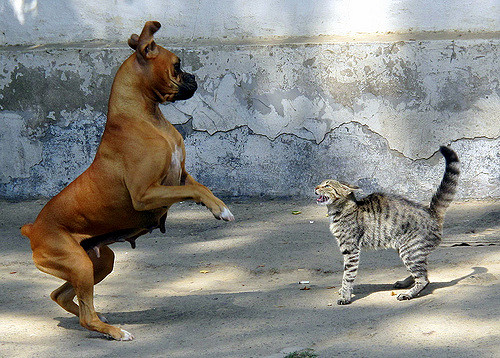
#> input picture test/test_images/cat_dog.jpg, 500 x 358 px, found by its file name
$ python generate_labels.py
#> lines starting #> are read from the running program, lines starting #| are printed output that depends on the picture
#> further down, img_array is the input picture: shape (358, 500, 3); mean R, G, B 137, 137.5, 133.6
from PIL import Image
from matplotlib import pyplot as plt
import cv2
import numpy as np
from numpy import ndarray

from model import Deeplabv3


def generate_image_labels(image: ndarray, trained_width=512, mean_subtraction_value=127.5):
    # resize to max dimension of images from training dataset
#> called with trained_width = 512, mean_subtraction_value = 127.5
    w, h, _ = image.shape
#> w = 358; h = 500
    ratio = float(trained_width) / np.max([w, h])
#> ratio = 1.02
    resized_image = cv2.resize(image, (int(ratio * h), int(ratio * w)))
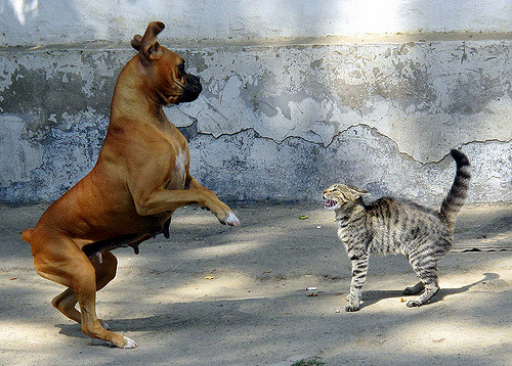
#> resized_image: shape (366, 512, 3); mean R, G, B 136.9, 137.4, 133.4

    # apply normalization for trained dataset images
    resized_image = (resized_image / mean_subtraction_value) - 1.

    # pad to square image to match training images
    pad_x = int(trained_width - resized_image.shape[0])
#> pad_x = 146
    pad_y = int(trained_width - resized_image.shape[1])
#> pad_y = 0
    resized_image = np.pad(resized_image, ((0, pad_x), (0, pad_y), (0, 0)), mode='constant')
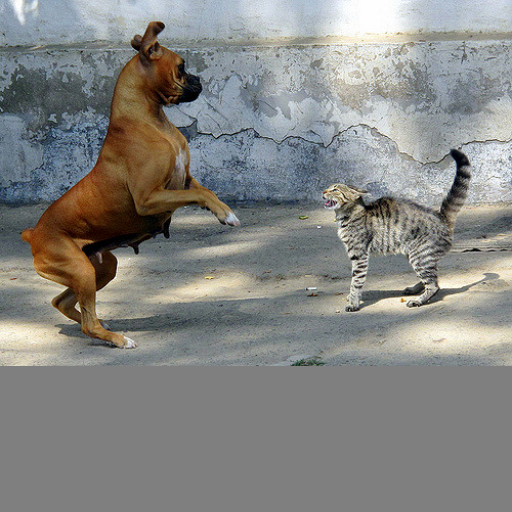
#> resized_image: shape (512, 512, 3) float64; mean R, G, B 0.0526, 0.0553, 0.0332; drawn with min black and max white

    # make prediction
#> (the run stopped early here; a loop or call above may not have finished)

$ run again, with test/test_images/baby_cal.jpg copied over test/test_images/cat_dog.jpg
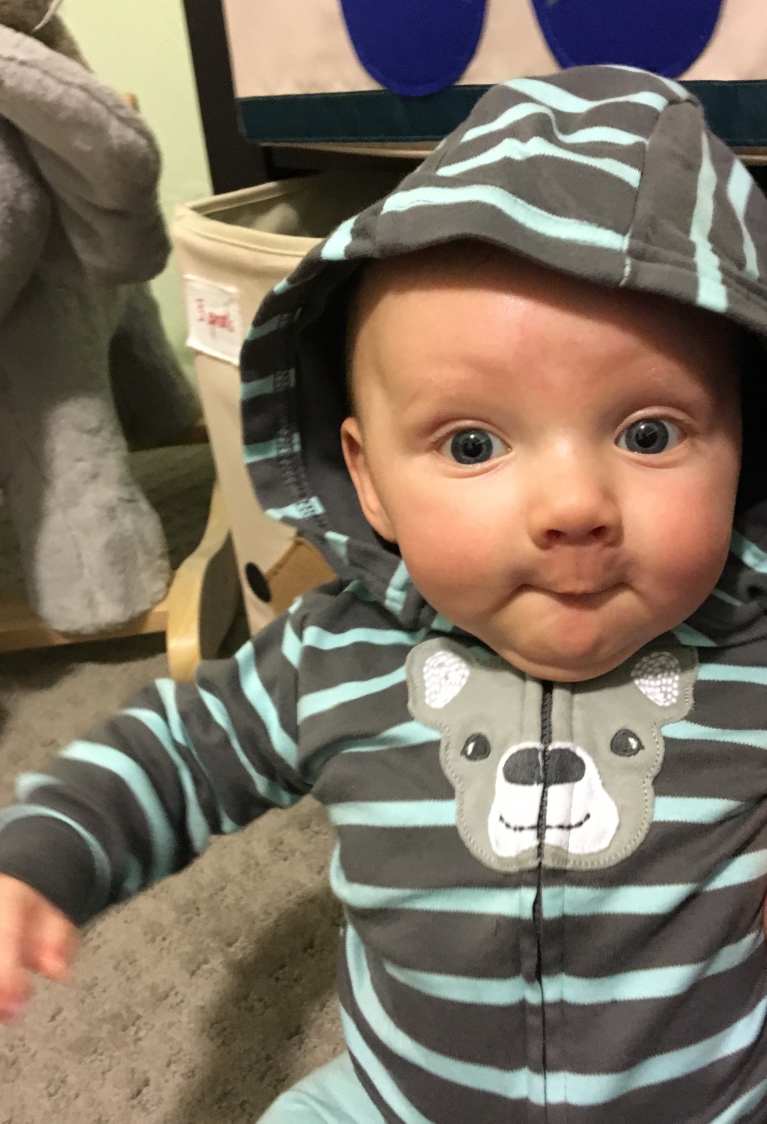
#> input picture test/test_images/baby_cal.jpg, 2300 x 3370 px, found by its file name (shown at 1/3 size)
#> img_array is the input picture: shape (3370, 2300, 3); mean R, G, B 126, 113.7, 98.4
#> in generate_image_labels, `resized_image = cv2.resize(image, (int(ratio * h), int(ratio * w)))`:
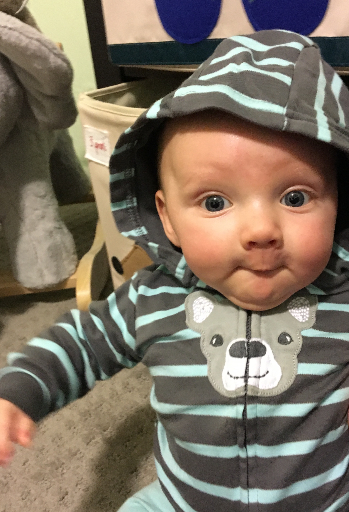
#> resized_image: shape (512, 349, 3); mean R, G, B 125.9, 113.6, 98.3
#> in generate_image_labels, `resized_image = np.pad(resized_image, ((0, pad_x), (0, pad_y), (0, 0))..`:
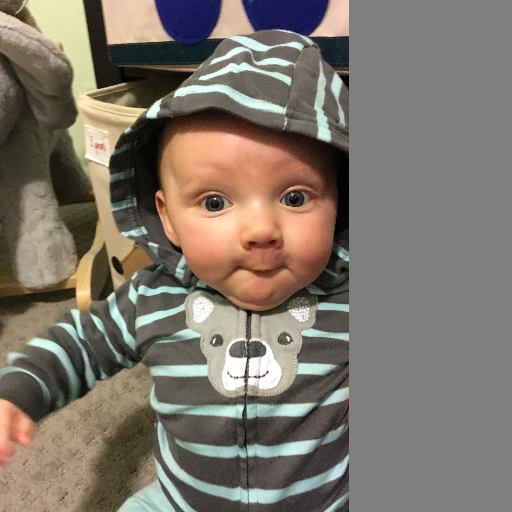
#> resized_image: shape (512, 512, 3) float64; mean R, G, B -0.00858, -0.0745, -0.156; drawn with min black and max white

$ run again, with test/test_images/baptist400.jpg copied over test/test_images/cat_dog.jpg
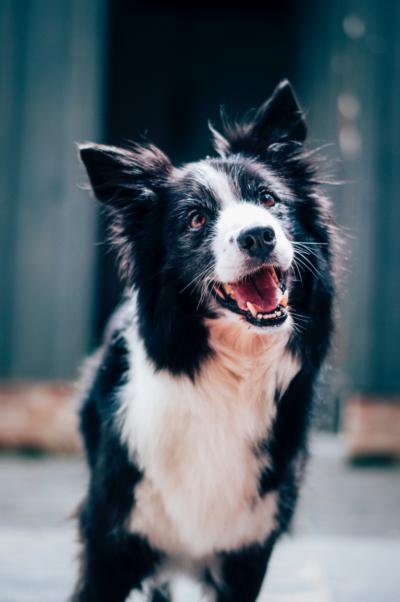
#> input picture test/test_images/baptist400.jpg, 400 x 602 px, found by its file name
#> img_array is the input picture: shape (602, 400, 3); mean R, G, B 84.7, 96.5, 104.6
#> in generate_image_labels, `resized_image = np.pad(resized_image, ((0, pad_x), (0, pad_y), (0, 0))..`:
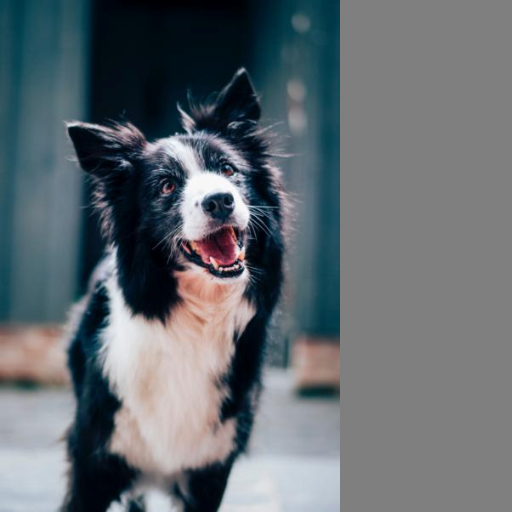
#> resized_image: shape (512, 512, 3) float64; mean R, G, B -0.224, -0.162, -0.12; drawn with min black and max white

$ run again, with test/test_images/cat.jpg copied over test/test_images/cat_dog.jpg
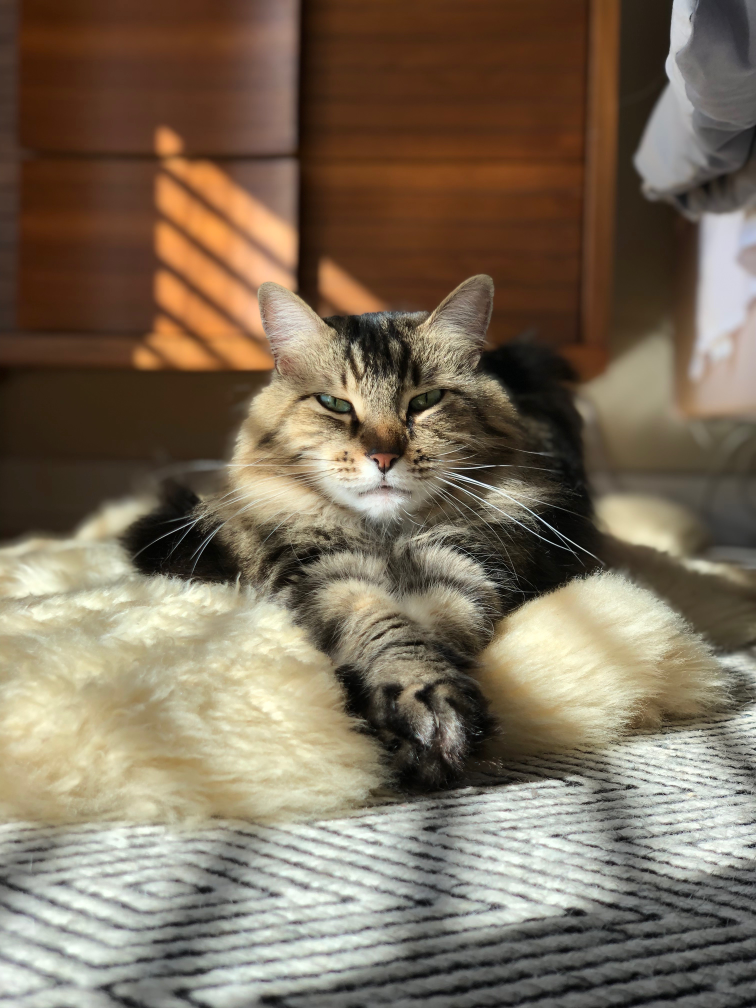
#> input picture test/test_images/cat.jpg, 3024 x 4032 px, found by its file name (shown at 1/4 size)
#> img_array is the input picture: shape (4032, 3024, 3); mean R, G, B 124.1, 109.7, 90.8
#> in generate_image_labels, `resized_image = cv2.resize(image, (int(ratio * h), int(ratio * w)))`:
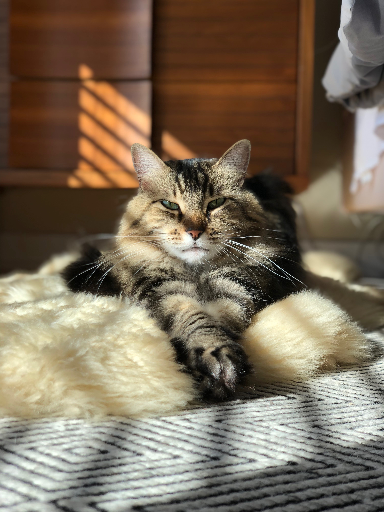
#> resized_image: shape (512, 384, 3); mean R, G, B 124.1, 109.6, 90.7
#> in generate_image_labels, `resized_image = np.pad(resized_image, ((0, pad_x), (0, pad_y), (0, 0))..`:
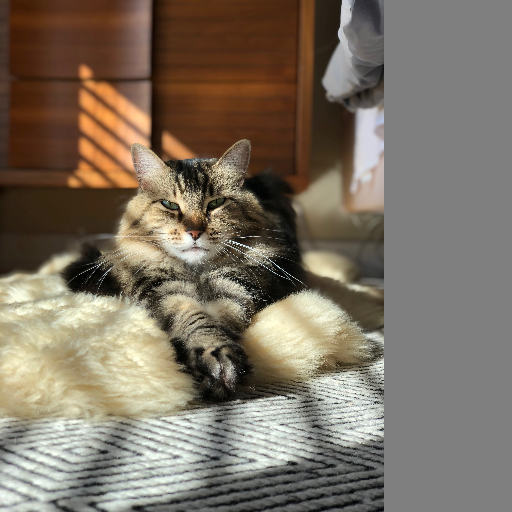
#> resized_image: shape (512, 512, 3) float64; mean R, G, B -0.0202, -0.105, -0.216; drawn with min black and max white
